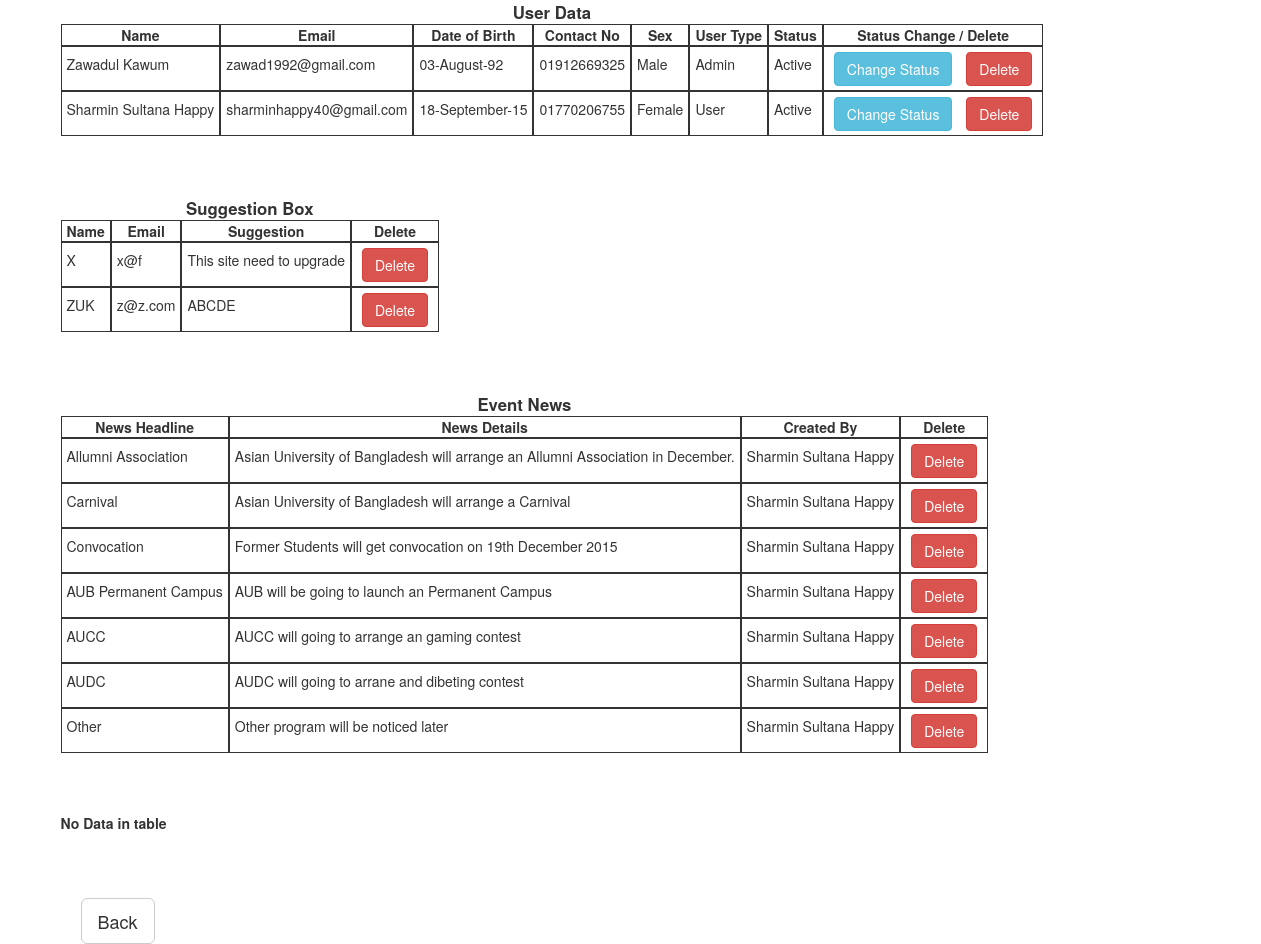
/admin.php, run on an earlier commit of the app's database.
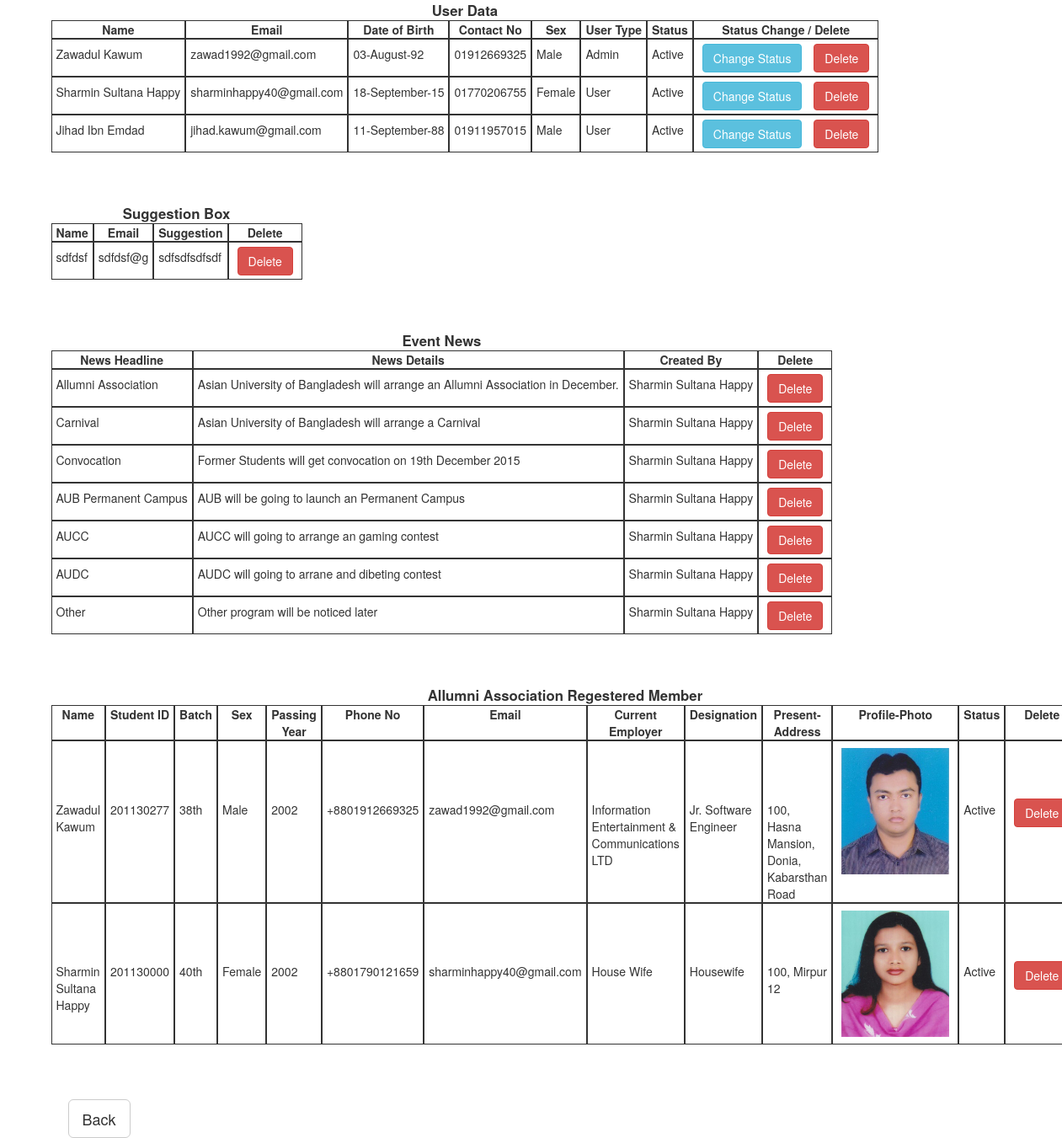
And on a later commit of the database.
### tables this page shows
CREATE TABLE IF NOT EXISTS `user` (
  `id` int(11) NOT NULL,
  `name` varchar(250) NOT NULL,
  `email` varchar(120) NOT NULL,
  `password` varchar(50) NOT NULL,
  `date_of_birth` date NOT NULL,
  `contact_no` varchar(14) NOT NULL,
  `sex` tinyint(4) NOT NULL,
  `user_type` tinyint(4) NOT NULL,
  `status` tinyint(4) NOT NULL
);

CREATE TABLE IF NOT EXISTS `suggestion_box` (
  `id` int(11) NOT NULL,
  `name` varchar(150) NOT NULL,
  `email` varchar(100) NOT NULL,
  `suggestion` text NOT NULL
);

CREATE TABLE IF NOT EXISTS `event_news` (
  `id` int(11) NOT NULL,
  `news_headline` varchar(150) NOT NULL,
  `news_details` text NOT NULL,
  `created_by` varchar(150) NOT NULL
);

CREATE TABLE IF NOT EXISTS `allumni_reg_data` (
  `id` int(11) NOT NULL,
  `name` varchar(150) NOT NULL,
  `std_id` int(11) NOT NULL,
  `batch` varchar(6) NOT NULL,
  `sex` tinyint(4) NOT NULL,
  `passing_year` int(11) NOT NULL,
  `phone_no` varchar(14) NOT NULL,
  `email` varchar(150) NOT NULL,
  `current_employer` varchar(300) NOT NULL,
  `designation` varchar(50) NOT NULL,
  `present_address` varchar(350) NOT NULL,
  `profile_photo` varchar(400) NOT NULL,
  `status` tinyint(4) NOT NULL
);

### constant.php (called while the page is built)
<?php
	$status_name = array(1=>'Active',0=>'Inactive');
	$user_type_name = array(1=>'Admin',2=>'User',3=>'Allumni Member');
	$gender = array(1=>'Male',2=>'Female');
	$batch = array(1=>'1st', 2=>'2nd', 3=>'3rd', 4=>'4rth', 5=>'5th', 6=>'6th', 7=>'7th', 8=>'8th', 9=>'9th', 10=>'10th', 11=>'11th', 12=>'12th', 13=>'13th', 14=>'14th', 15=>'15th', 16=>'16th', 17=>'17th', 18=>'18th', 19=>'19th', 20=>'20th', 21=>'21st', 22=>'22nd', 23=>'23rd', 24=>'24th', 25=>'25th', 26=>'26th', 27=>'27th', 28=>'28th', 29=>'29th', 30=>'30th', 31=>'31st', 32=>'32nd', 33=>'33rd', 34=>'34th', 35=>'35th', 36=>'36th', 37=>'37th', 38=>'38th', 39=>'39th', 40=>'40th', 41=>'41st', 42=>'42nd', 43=>'43rd', 44=>'44th', 45=>'45th', 46=>'46th', 47=>'47th', 48=>'48th', 49=>'49th', 50=>'50th');
?>

### admin.php (the view, shortened to what this page needs)
<?php
	include 'constant.php';
?>
<!DOCTYPE html>
<html>
<link href="style.css" rel="stylesheet">
<head>
	<?php include "constant.php";?>
	<link href="css/bootstrap.min.css" rel="stylesheet">
	<link href="style.css" rel="stylesheet">
	<link href="css/owl.carousel.css" rel="stylesheet">
	<link href="css/owl.theme.css" rel="stylesheet">
	<link href="css/google-code-prettify/prettify.css" rel="stylesheet">
	<link href="css/jquerysctipttop.css" rel="stylesheet">
	<link href="css/jquery.lightbox-0.5.css" rel="stylesheet">
</head>
<body>
	<div class="container">
		<?php
		$servername = "localhost";
		$username = "root";
		$password = "";
		$dbname = "ip_assignment";
		$conn = mysqli_connect($servername, $username, $password, $dbname);
		$sql = "SELECT id, name, email, date_of_birth, contact_no, sex, user_type, status FROM user";
		$result = mysqli_query($conn, $sql);
		if (mysqli_num_rows($result) > 0) {
		    ?>
		    <div class="Table">
			    <div class="Title">
			        <p>User Data</p>
			    </div>
			    <div class="Heading">
			        <div class="Cell">
			            <p>Name</p>
			        </div>
			        <div class="Cell">
			            <p>Email</p>
			        </div>
			        <div class="Cell">
			            <p>Date of Birth</p>
			        </div>
			         <div class="Cell">
			            <p>Contact No</p>
			        </div>
			         <div class="Cell">
			            <p>Sex</p>
			        </div>
			         <div class="Cell">
			            <p>User Type</p>
			        </div>
			         <div class="Cell">
			            <p>Status</p>
			        </div>
			         <div class="Cell">
			            <p>Status Change / Delete</p>
			        </div>
			    </div>
			    <?php
			    while($row = mysqli_fetch_assoc($result)) {?>
				    <div class="Row">
				        <div class="Cell">
				            <p><?php echo $row["name"];?></p>
				        </div>
				        <div class="Cell">
				            <p><?php echo $row["email"];?></p>
				        </div>
				        <div class="Cell">
				            <p><?php echo date('d-F-y',strtotime($row["date_of_birth"]));?></p>
				        </div>
				        <div class="Cell">
				            <p><?php echo $row["contact_no"];?></p>
				        </div>
				        <div class="Cell">
				            <p><?php echo $gender[$row["sex"]];?></p>
				        </div>
				        <div class="Cell">
				            <p><?php echo $user_type_name[$row["user_type"]];?></p>
				        </div>
				        <div class="Cell">
				            <p><?php echo $status_name[$row["status"]];?></p>
				        </div>
				        <div class="Cell">
				            <p><button type="button" class="btn btn-info status-button" name = "status" value = "<?php echo $row['id']; ?>">Change Status</button>
				            <button type="button" class="btn btn-danger delete-button" id="user-id" name = "delete" value = "<?php echo $row['id']; ?>" attr = "<?php echo 'user'.$row['id']; ?>">Delete</button></p>
				        </div>
				    </div>
			    <?php }?>
		    </div>
		    <?php
		} else {
			echo "<b>No Data in table</b>";
		}
		?>
		<br><br><br>
		<?php
		$suggestion_query = "SELECT id, name, email, suggestion FROM suggestion_box";
		$suggestionResult = mysqli_query($conn, $suggestion_query);
		if (mysqli_num_rows($suggestionResult) > 0) {
		    ?>
		    <div class="Table">
			    <div class="Title">
			        <p>Suggestion Box</p>
			    </div>
			    <div class="Heading">
			        <div class="Cell">
			            <p>Name</p>
			        </div>
			        <div class="Cell">
			            <p>Email</p>
			        </div>
			        <div class="Cell">
			            <p>Suggestion</p>
			        </div>
			         <div class="Cell">
			            <p>Delete</p>
			        </div>
			    </div>
			    <?php
			    while($suggentionRow = mysqli_fetch_assoc($suggestionResult)) {?>
				    <div class="Row">
				        <div class="Cell">
				            <p><?php echo $suggentionRow["name"];?></p>
				        </div>
				        <div class="Cell">
				            <p><?php echo $suggentionRow["email"];?></p>
				        </div>
				        <div class="Cell">
				            <?php echo $suggentionRow["suggestion"];?>
				        </div>
				        <div class="Cell">
				            <p>
				            <button type="button" class="btn btn-danger delete-button" name = "delete" value = "<?php echo $suggentionRow['id']; ?>" id= "suggestion-id" attr = "<?php echo 'sug'.$suggentionRow['id']; ?>">Delete</button></p>
				        </div>
				    </div>
			    <?php }?>
		    </div>
		    <?php
		} else {
			echo "<b>No Data in table</b>";
		}
		?>
		<br><br><br>
		<?php
		$eventNewsQuery = "SELECT id, news_headline, news_details, created_by FROM event_news";
		$eventNewsResult = mysqli_query($conn, $eventNewsQuery);
		if (mysqli_num_rows($eventNewsResult) > 0) {
		    ?>
		    <div class="Table">
			    <div class="Title">
			        <p>Event News</p>
			    </div>
			    <div class="Heading">
			        <div class="Cell">
			            <p>News Headline</p>
			        </div>
			        <div class="Cell">
			            <p>News Details</p>
			        </div>
			        <div class="Cell">
			            <p>Created By</p>
			        </div>
			         <div class="Cell">
			            <p>Delete</p>
			        </div>
			    </div>
			    <?php
			    while($eventNewsRow = mysqli_fetch_assoc($eventNewsResult)) {?>
				    <div class="Row">
				        <div class="Cell">
				            <p><?php echo $eventNewsRow["news_headline"];?></p>
				        </div>
				        <div class="Cell">
				            <p><?php echo $eventNewsRow["news_details"];?></p>
				        </div>
				        <div class="Cell">
				            <?php echo $eventNewsRow["created_by"];?>
				        </div>
				        <div class="Cell">
				            <p>
				            <button type="button" class="btn btn-danger delete-button" name = "delete" value = "<?php echo $eventNewsRow['id']; ?>" id= "event-id" attr = "<?php echo 'sug'.$eventNewsRow['id']; ?>">Delete</button></p>
				        </div>
				    </div>
			    <?php }?>
		    </div>
		    <?php
		} else {
			echo "<b>No Data in table</b>";
		}
		?>
		<br><br><br>
		<?php
		$photo_show = "SELECT * FROM allumni_reg_data";
		$allumniData = mysqli_query($conn, $photo_show);
		if (mysqli_num_rows($allumniData) > 0) {
		    ?>
		    <div class="Table">
			    <div class="Title">
			        <p>Allumni Association Regestered Member</p>
			    </div>
			    <div class="Heading">
			    	<div class="Cell">
			            <p>Name</p>
			        </div>
			        <div class="Cell">
			            <p>Student ID</p>
			        </div>
			        <div class="Cell">
			            <p>Batch</p>
			        </div>
			        <div class="Cell">
			            <p>Sex</p>
			        </div>
			        <div class="Cell">
			            <p>Passing Year</p>
			        </div>
			         <div class="Cell">
			            <p>Phone No</p>
			        </div>
			         <div class="Cell">
			            <p>Email</p>
			        </div>
			         <div class="Cell">
			            <p>Current Employer</p>
			        </div>
			         <div class="Cell">
			            <p>Designation</p>
			        </div>
			         <div class="Cell">
			            <p>Present-Address</p>
			        </div>
			         <div class="Cell">
			            <p>Profile-Photo</p>
			        </div>
			         <div class="Cell">
			            <p>Status</p>
			        </div>
			        <div class="Cell">
			            <p>Delete</p>
			        </div>
			    </div>
			    <?php
			    while($allumniRegData = mysqli_fetch_assoc($allumniData)) { ?>
				    <div class="Row">
				        <div class="Cell">
				            <p><?php echo $allumniRegData["name"];?></p>
				        </div>
				        <div class="Cell">
				            <p><?php echo $allumniRegData["std_id"];?></p>
				        </div>
				        <div class="Cell">
				            <?php echo $batch[$allumniRegData["batch"]];?>
				        </div>
				        <div class="Cell">
				            <?php echo $gender[$allumniRegData["sex"]];?>
				        </div>
				        <div class="Cell">
				            <?php echo $allumniRegData["passing_year"];?>
				        </div>
				        <div class="Cell">
				            <?php echo $allumniRegData["phone_no"];?>
				        </div>
				        <div class="Cell">
				            <?php echo $allumniRegData["email"];?>
				        </div>
				        <div class="Cell">
				            <?php echo $allumniRegData["current_employer"];?>
				        </div>
						 <div class="Cell">
				            <?php echo $allumniRegData["designation"];?>
				        </div>
						 <div class="Cell">
				            <?php echo $allumniRegData["present_address"];?>
				        </div>
				        <div class="Cell">
				        	<div style="padding: 8px 5px 8px 5px">
					            <?php
					            	 $profile_photo = $allumniRegData["profile_photo"];
					            	echo '<img src="uploads/'.$profile_photo.'" style="width:128px;height:150px"/>';
					           	?>
				           </div>
				        </div>
						 <div class="Cell">
				            <?php echo $status_name[$allumniRegData["status"]];?>
				        </div>
				        <div class="Cell">
				            <p>
				            <button type="button" class="btn btn-danger delete-button" name = "delete" value = "<?php echo $allumniRegData['id']; ?>" id= "allumnilist-id" attr = "<?php echo $allumniRegData['profile_photo']; ?>">Delete</button></p>
				        </div>
				    </div>
			    <?php }?>
		    </div>
		    <?php
		} else {
			echo "<b>No Data in table</b>";
		}
		?>
		<div class="form-group">
			<div class="col-lg-offset-0 col-lg-1">
				<br>
				<br>
				<br>
			  <input type="button" class="btn btn-default btn-lg" value="Back" onClick="history.go(-1);">
			</div>
		</div>
	</div>
</body>
</html>

### style.css (style rules this page uses)
* { margin: 0; padding: 0; }
p { margin: 0; padding: 0; }
img { margin: 0; padding: 0; }
html, body { margin: 0; font-family: Gotham, "Helvetica Neue", Helvetica, Arial, sans-serif; background: #FFF; vertical-align: baseline; }

### admin.php (style rules this page uses)
.Table { display: table; }
.Title { display: table-caption; text-align: center; font-weight: bold; font-size: larger; }
.Heading { display: table-row; font-weight: bold; text-align: center; }
.Row { display: table-row; height: 45px; }
.Cell { display: table-cell; border: solid; border-width: thin; padding-left: 5px; padding-right: 5px; }
.btn { margin: 5px 5px 5px 5px; }

What changed in the data, as far as the page shows it:
removed suggestion_box: name "X", email "x@f", suggestion "This site need to upgrade", $suggentionRow['id'] 1 (drawn)
removed suggestion_box: name "ZUK", email "z@z.com", suggestion "ABCDE", $suggentionRow['id'] 2 (drawn)
added user: name "Jihad Ibn Emdad", email "jihad.kawum@gmail.com", date_of_birth "11-September-88", contact_no "01911957015", sex "Male", user_type "User", status "Active", $row['id'] 3 (drawn)
added suggestion_box: name "sdfdsf", email "sdfdsf@g", suggestion "sdfsdfsdfsdf", $suggentionRow['id'] 5 (drawn)
added allumni_reg_data: name "Zawadul Kawum", std "201130277", batch "38th", sex "Male", passing_year "2002", phone_no "+8801912669325", email "zawad1992@gmail.com", current_employer "Information Entertainment & Communications LTD", designation "Jr. Software Engineer", present_address "100, Hasna Mansion, Donia, Kabarsthan Road", profile_photo (picture), status "Active"
added allumni_reg_data: name "Sharmin Sultana Happy", std "201130000", batch "40th", sex "Female", passing_year "2002", phone_no "+8801790121659", email "sharminhappy40@gmail.com", current_employer "House Wife", designation "Housewife", present_address "100, Mirpur 12", profile_photo (picture), status "Active"
Also different on the page:
text no longer shown: "No Data in table"
text now shown: "Allumni Association Regestered Member Name Student ID Batch Sex Passing Year Phone No Email Current Employer Designation Present-Address Profile-Photo Status Delete"
